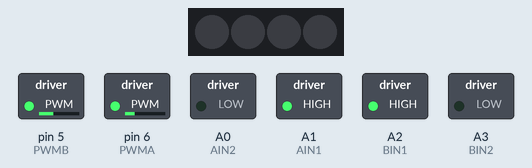
A sketch run on a simulated Arduino Uno, built with avr-gcc and run on an emulated ATmega328P. Shown: 4 RGB LEDs in strip order, left to right, switched loads named in the sketch (green lamp = pin HIGH).

Above: at 0.05 s.
At 0.95 s:
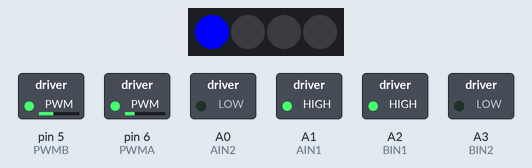
Timing chart, 0 to 3.0 s (numbered marks = the images above):
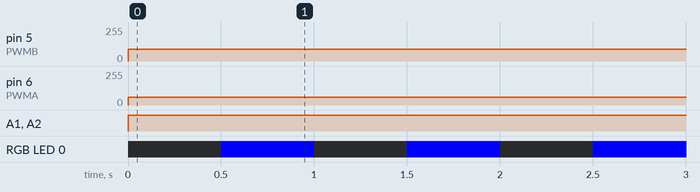

The sketch:

Week_6b.ino
```cpp
/*
  Week 6 - Graded Activity: Non-Blocking Robot Movement

  Learning objectives:
  - Run motor movement, an RGB blink, and a buzzer beep from three independent millis() timers
  - Confirm the robot moves continuously while the LED and buzzer keep their own separate rhythm

  Instructions:
  - The robot moves in a continuous circle using circleArc() - motors are never stopped
  - The RGB LED blinks blue every 500 ms
  - The buzzer beeps once every 1500 ms
  - Uncomment and fill in the blanks marked with _______
*/

////////////////////////////////////////////////////////////////////////////////
                              //CODE STARTS


// ================= LIBRARIES =================
#include <Wire.h>
#include <Adafruit_PCF8574.h>
#include <Adafruit_NeoPixel.h>

// ================= CONSTANTS =================
#define AIN1   A1
#define AIN2   A0
#define PWMA   6
#define BIN1   A2
#define BIN2   A3
#define PWMB   5

#define PIN         7    // RGB LED data line
#define BUZZER_PIN  5     // buzzer - PCF8574 pin P5

// ================= OBJECTS =================
Adafruit_PCF8574 pcf;
Adafruit_NeoPixel RGB = Adafruit_NeoPixel(4, PIN, NEO_GRB + NEO_KHZ800);

// ================= TIMERS =================
unsigned long lastBlinkTime = 0;    // sticky note: when the LED last changed state
unsigned long lastBeepTime = 0;     // sticky note: when the buzzer last changed state
const unsigned long blinkInterval = 500;   // TODO: LED should blink every 500 ms
const unsigned long beepInterval = 1500;    // TODO: buzzer should beep every 1500 ms
bool ledState = false;      // tracks whether the RGB LED is currently ON or OFF
bool buzzerState = false;   // tracks whether the buzzer is currently sounding


// ================= MOVEMENT FUNCTION =================
// Example circleArc() from Week 3
void circleArc(int leftSpeed, int rightSpeed) {
  // Left motor
  digitalWrite(AIN1, HIGH);
  digitalWrite(AIN2, LOW);
  analogWrite(PWMA, leftSpeed);

  // Right motor
  digitalWrite(BIN1, HIGH);
  digitalWrite(BIN2, LOW);
  analogWrite(PWMB, rightSpeed);
}

// ================= SETUP =================
void setup() {
  // fill in the blank below, then initialise every peripheral this sketch uses
  pcf.begin(0x20, &Wire);            // TODO: PCF8574 I2C address
  pcf.pinMode(BUZZER_PIN, OUTPUT);
  pcf.digitalWrite(BUZZER_PIN, HIGH);   // active LOW, HIGH = silent

  RGB.begin();    // required once before any setPixelColor()/show() call works

  pinMode(AIN1, OUTPUT);
  pinMode(AIN2, OUTPUT);
  pinMode(PWMA, OUTPUT);
  pinMode(BIN1, OUTPUT);
  pinMode(BIN2, OUTPUT);
  pinMode(PWMB, OUTPUT);
}


// ================= LOOP =================
void loop() {
  // the robot keeps circling, this line runs on every single pass of loop()
  circleArc(60, 90);
  // --- RGB LED Blink Task ---
  if (millis() - lastBlinkTime >= blinkInterval) {
    lastBlinkTime = millis();
    ledState = !ledState;
    RGB.setPixelColor(0, ledState ? RGB.Color(0, 0, 255) : RGB.Color(0, 0, 0)); // Blue blink
    RGB.show();
  }

  // --- Buzzer Beep Task ---
  if (millis() - lastBeepTime >= beepInterval) {
    lastBeepTime = millis();
    buzzerState = !buzzerState;
    pcf.digitalWrite(BUZZER_PIN, buzzerState ? LOW : HIGH); // active LOW
  }
}
```

Measured:
- by itself, pin 5 (PWMB): 0/255 → 90/255 at 0.00 s
- by itself, pin 6 (PWMA): 0/255 → 60/255 at 0.00 s
- by itself, A1 (AIN1), A2 (BIN1): LOW → HIGH at 0.00 s
- by itself, RGB LED 0: alternates RGB(0, 0, 255) for 0.50 s and off for 0.50 s
